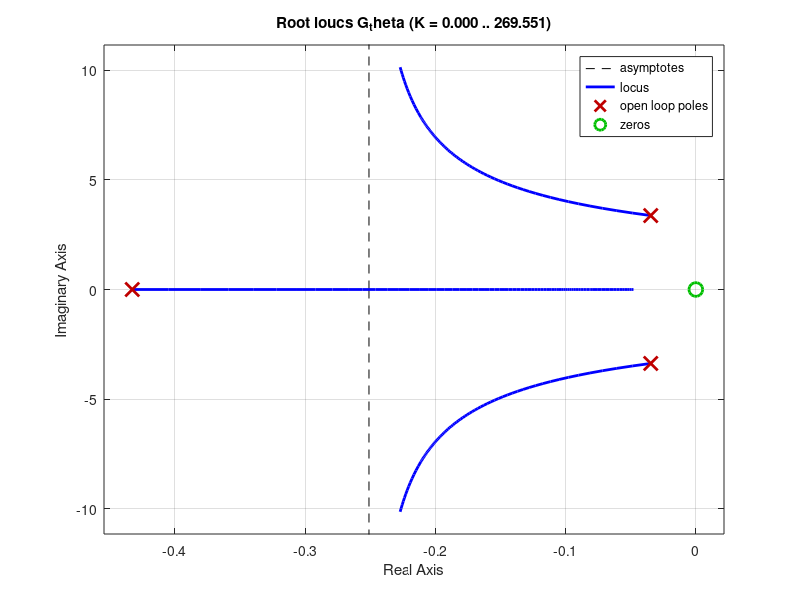
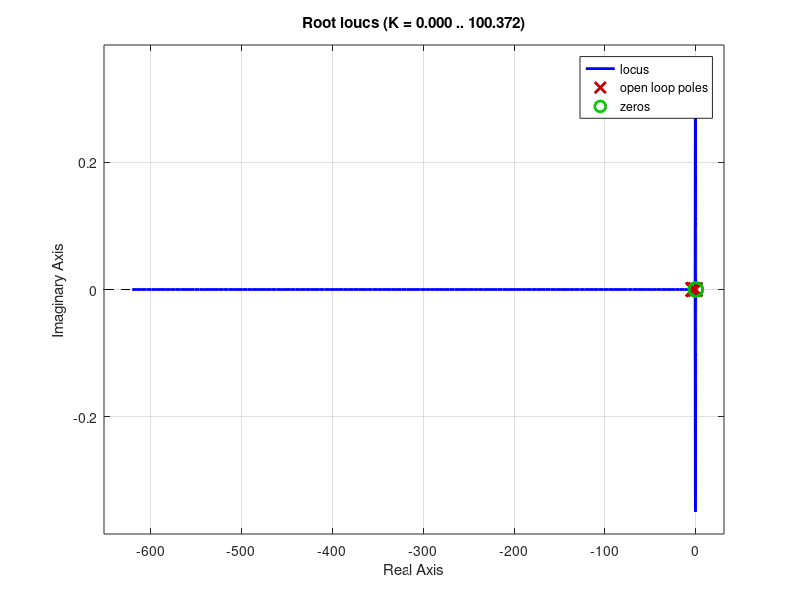
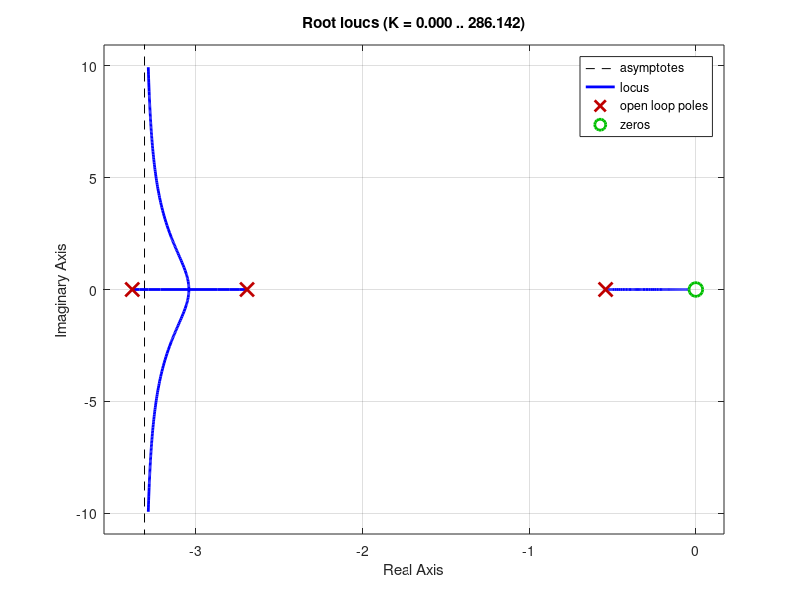
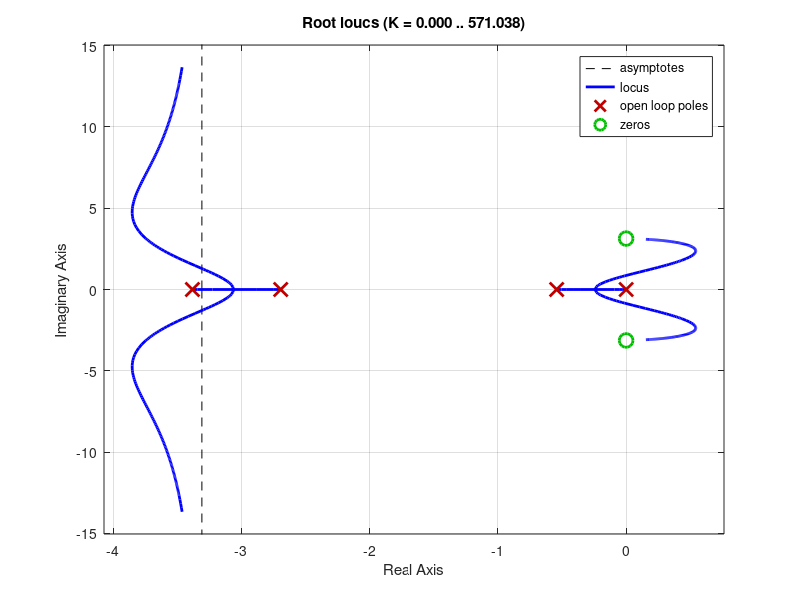

Write MATLAB code to recreate these figures, in order. (Note: this script raises an error after producing the figures.)
clear
close all
clc

s = tf('s');

g = 9.82;
l_P = 1;
M_L = 2.941;
M_T = .792;
M_H = .951;
M_TL = M_L+M_H;
J_x = 0.13;
r_x = 75e-3;
M_1 = M_T+M_L+M_H+J_x/r_x^2;
B_x = 12;
k_e = 0.609;



b = k_e/r_x;
a = M_1*l_P-M_TL*l_P;
G_theta = s/(s^3*a + s^2*B_x*l_P+s*g*M_1+g*B_x)*b;

%%
figure(1)
rlocus(G_theta)
%%

D_theta = (s + .16);

figure(235)
rlocus(G_theta*D_theta)
gain_theta = 18;
D_theta = D_theta*gain_theta;

CL_thetaDT =feedback(G_theta*D_theta,1);
CL_thetaFB =feedback(G_theta,D_theta);


figure(2)
rlocus(minreal(CL_thetaDT))
figure(3)
rlocus(minreal(CL_thetaFB))
%%

G_x = (l_P*s^2+ g)/s^2;

figure(4)
rlocus(minreal(CL_thetaFB*G_x))
figure(5)
rlocus(minreal(CL_thetaDT*G_x))

figure(6)
margin(minreal(CL_thetaDT*G_x))
title('Inner loop direct term controller outerloop openloop')

figure(7)
margin(minreal(CL_thetaFB*G_x))
%title('Inner loop feedback controller outerloop openloop')
%%

D_xDT = (1.2*s+1)/(.1716*1.2*s+1);
D_xFB = (2.414*s+1)/(.1716*2.414*s+1);

figure(8)

margin(minreal(CL_thetaDT*G_x*D_xDT))
%title('Inner loop direct term controller outerloop openloop, with controller')

figure(9)
rlocus(minreal(feedback(CL_thetaDT*G_x*D_xDT,1)))


figure(10)
margin(minreal(CL_thetaFB*G_x*D_xFB))
%title('Inner loop direct term controller outerloop openloop, with controller')

figure(11)
rlocus(minreal(feedback(CL_thetaFB*G_x*D_xFB,1)))

%%
D_x = s+.1;

figure
margin(minreal(CL_thetaFB*G_x*D_x))